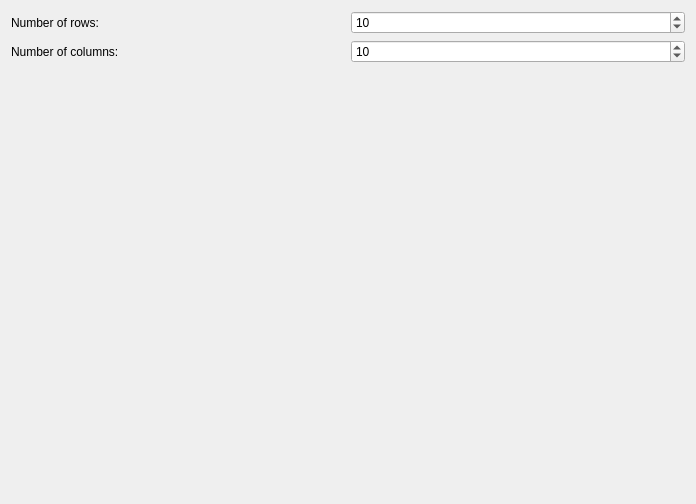
<?xml version="1.0" encoding="UTF-8"?>
<ui version="4.0">
 <class>FormRegularGrid</class>
 <widget class="QWidget" name="FormRegularGrid">
  <property name="geometry">
   <rect>
    <x>0</x>
    <y>0</y>
    <width>696</width>
    <height>504</height>
   </rect>
  </property>
  <property name="windowTitle">
   <string>Form</string>
  </property>
  <layout class="QGridLayout" name="gridLayout">
   <item row="0" column="0">
    <widget class="QLabel" name="label">
     <property name="text">
      <string>Number of rows:</string>
     </property>
    </widget>
   </item>
   <item row="1" column="0">
    <widget class="QLabel" name="label_2">
     <property name="text">
      <string>Number of columns:</string>
     </property>
    </widget>
   </item>
   <item row="0" column="1">
    <widget class="QSpinBox" name="numRows">
     <property name="minimum">
      <number>1</number>
     </property>
     <property name="maximum">
      <number>99999</number>
     </property>
     <property name="value">
      <number>10</number>
     </property>
    </widget>
   </item>
   <item row="1" column="1">
    <widget class="QSpinBox" name="numCols">
     <property name="minimum">
      <number>1</number>
     </property>
     <property name="maximum">
      <number>99999</number>
     </property>
     <property name="value">
      <number>10</number>
     </property>
    </widget>
   </item>
   <item row="2" column="0">
    <spacer name="verticalSpacer">
     <property name="orientation">
      <enum>Qt::Vertical</enum>
     </property>
     <property name="sizeHint" stdset="0">
      <size>
       <width>20</width>
       <height>40</height>
      </size>
     </property>
    </spacer>
   </item>
  </layout>
 </widget>
 <resources/>
 <connections/>
</ui>
